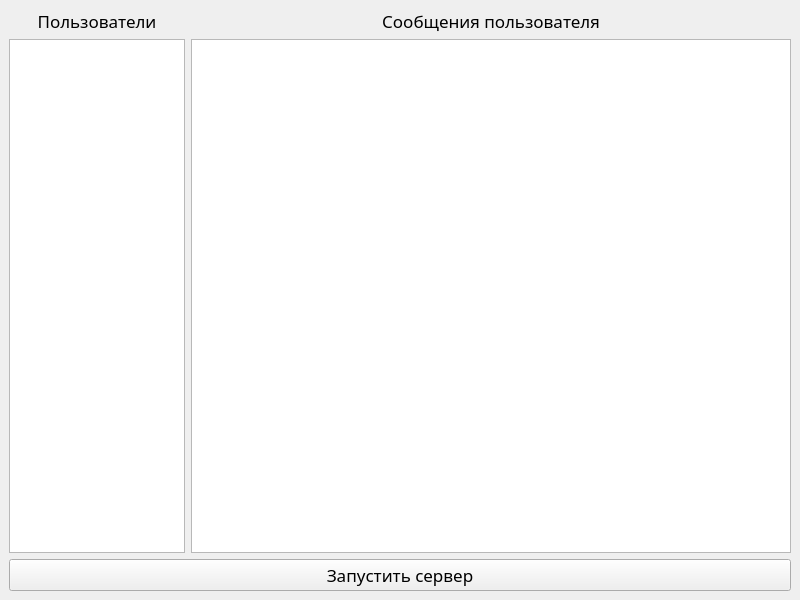
<?xml version="1.0" encoding="UTF-8"?>
<ui version="4.0">
 <class>WinServer</class>
 <widget class="QMainWindow" name="WinServer">
  <property name="geometry">
   <rect>
    <x>0</x>
    <y>0</y>
    <width>800</width>
    <height>600</height>
   </rect>
  </property>
  <property name="minimumSize">
   <size>
    <width>800</width>
    <height>600</height>
   </size>
  </property>
  <property name="maximumSize">
   <size>
    <width>800</width>
    <height>600</height>
   </size>
  </property>
  <property name="sizeIncrement">
   <size>
    <width>800</width>
    <height>600</height>
   </size>
  </property>
  <property name="baseSize">
   <size>
    <width>800</width>
    <height>600</height>
   </size>
  </property>
  <property name="font">
   <font>
    <family>Sarai</family>
    <pointsize>10</pointsize>
   </font>
  </property>
  <property name="windowTitle">
   <string>Сервер</string>
  </property>
  <property name="layoutDirection">
   <enum>Qt::LeftToRight</enum>
  </property>
  <property name="iconSize">
   <size>
    <width>24</width>
    <height>24</height>
   </size>
  </property>
  <widget class="QWidget" name="serverWindow">
   <property name="layoutDirection">
    <enum>Qt::RightToLeft</enum>
   </property>
   <layout class="QVBoxLayout" name="verticalLayout_3">
    <item>
     <layout class="QHBoxLayout" name="horizontalLayout">
      <item>
       <layout class="QVBoxLayout" name="verticalLayout_2">
        <item>
         <widget class="QLabel" name="messages">
          <property name="font">
           <font>
            <family>Sarai</family>
            <pointsize>13</pointsize>
           </font>
          </property>
          <property name="text">
           <string>Сообщения пользователя</string>
          </property>
          <property name="alignment">
           <set>Qt::AlignCenter</set>
          </property>
         </widget>
        </item>
        <item>
         <widget class="QTextBrowser" name="UsersMess">
          <property name="minimumSize">
           <size>
            <width>600</width>
            <height>0</height>
           </size>
          </property>
          <property name="font">
           <font>
            <family>FreeSans</family>
            <pointsize>11</pointsize>
           </font>
          </property>
          <property name="layoutDirection">
           <enum>Qt::LeftToRight</enum>
          </property>
         </widget>
        </item>
       </layout>
      </item>
      <item>
       <layout class="QVBoxLayout" name="verticalLayout">
        <item>
         <widget class="QLabel" name="Users">
          <property name="font">
           <font>
            <family>Sarai</family>
            <pointsize>13</pointsize>
           </font>
          </property>
          <property name="autoFillBackground">
           <bool>false</bool>
          </property>
          <property name="text">
           <string>Пользователи</string>
          </property>
          <property name="alignment">
           <set>Qt::AlignCenter</set>
          </property>
         </widget>
        </item>
        <item>
         <widget class="QListWidget" name="listUsers">
          <property name="font">
           <font>
            <family>FreeSans</family>
            <pointsize>11</pointsize>
           </font>
          </property>
         </widget>
        </item>
       </layout>
      </item>
     </layout>
    </item>
    <item>
     <layout class="QHBoxLayout" name="horizontalLayout_2">
      <item>
       <widget class="QPushButton" name="startServer">
        <property name="font">
         <font>
          <family>Sarai</family>
          <pointsize>13</pointsize>
         </font>
        </property>
        <property name="text">
         <string>Запустить сервер</string>
        </property>
       </widget>
      </item>
     </layout>
    </item>
   </layout>
  </widget>
 </widget>
 <resources/>
 <connections/>
</ui>
